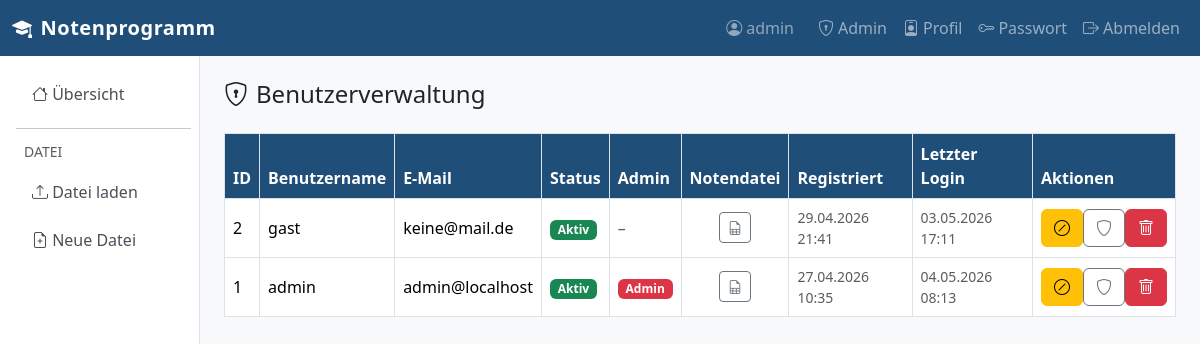
/auth/admin/users (signed in), run on an earlier commit of the app's database.
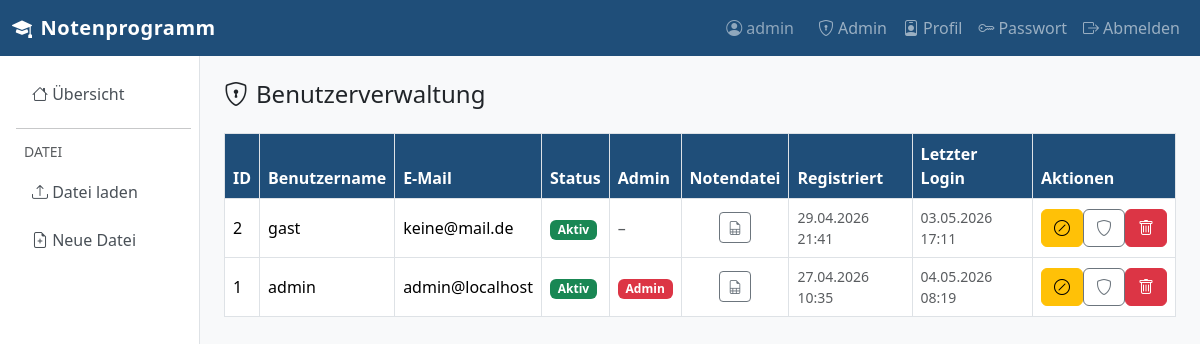
And on a later commit of the database.
### app/models.py (models this page shows, shortened)
class User(UserMixin, db.Model):
    __tablename__ = "users"
    id = db.Column(db.Integer, primary_key=True)
    username = db.Column(db.String(64), unique=True, nullable=False, index=True)
    email = db.Column(db.String(120), unique=True, nullable=False, index=True)
    password_hash = db.Column(db.String(256), nullable=False)
    is_approved = db.Column(db.Boolean, default=False, nullable=False)
    is_admin = db.Column(db.Boolean, default=False, nullable=False)
    notendatei_import = db.Column(db.Boolean, default=False, nullable=False)
    created_at = db.Column(db.DateTime, default=lambda: datetime.now(timezone.utc))
    last_login = db.Column(db.DateTime, nullable=True)
    lehrer_vorname = db.Column(db.String(64), nullable=True)
    lehrer_nachname = db.Column(db.String(64), nullable=True)
    dienstbezeichnung = db.Column(db.String(64), nullable=True)
    anrede = db.Column(db.String(10), nullable=True)

### app/auth/routes.py (the view)
@auth_bp.route("/admin/users")
@login_required
@admin_required
def admin_users():
    users = User.query.order_by(User.created_at.desc()).all()
    return render_template("auth/admin_users.html", users=users)

### app/auth/routes.py (called while the page is built)
def admin_required(f):
    from functools import wraps
    @wraps(f)
    def decorated(*args, **kwargs):
        if not current_user.is_authenticated or not current_user.is_admin:
            flash("Dieser Bereich ist nur für Administratoren.", "danger")
            return redirect(url_for("grades.index"))
        return f(*args, **kwargs)
    return decorated

### app/models.py (called while the page is built)
@login_manager.user_loader
def load_user(user_id: str):
    return db.session.get(User, int(user_id))

### app/templates/auth/admin_users.html (shortened to what this page needs)
{% extends "base.html" %}
{% from "macros.html" import csrf_field %}
{% block content %}
<h4 class="mb-4"><i class="bi bi-shield-lock me-2"></i>Benutzerverwaltung</h4>
<div class="table-responsive">
<table class="table table-bordered table-hover align-middle">
  <thead>
    <tr>
      <th>ID</th><th>Benutzername</th><th>E-Mail</th>
      <th>Status</th><th>Admin</th><th>Notendatei</th><th>Registriert</th><th>Letzter Login</th><th>Aktionen</th>
    </tr>
  </thead>
  <tbody>
  {% for u in users %}
    <tr>
      <td>{{ u.id }}</td>
      <td>{{ u.username }}</td>
      <td>{{ u.email }}</td>
      <td>
        {% if u.is_approved %}
          <span class="badge bg-success">Aktiv</span>
        {% else %}
          <span class="badge bg-warning text-dark">Ausstehend</span>
        {% endif %}
      </td>
      <td>
        {% if u.is_admin %}
          <span class="badge bg-danger">Admin</span>
        {% else %}
          <span class="text-muted">–</span>
        {% endif %}
      </td>
      <td class="text-center">
        <form method="post" action="{{ url_for('auth.toggle_notendatei', user_id=u.id) }}" class="d-inline">
          <button class="btn btn-sm {{ 'btn-success' if u.notendatei_import else 'btn-outline-secondary' }}"
                  title="Notendatei-Import umschalten">
            <i class="bi bi-file-earmark-spreadsheet"></i>
          </button>
        </form>
      </td>
      <td class="small text-muted">{{ u.created_at.strftime('%d.%m.%Y %H:%M') if u.created_at else '–' }}</td>
      <td class="small text-muted">{{ u.last_login.strftime('%d.%m.%Y %H:%M') if u.last_login else '–' }}</td>
      <td>
        <div class="btn-group btn-group-sm" role="group">
          {% if not u.is_approved %}
          <form method="post" action="{{ url_for('auth.approve_user', user_id=u.id) }}" class="d-inline">
            {{ csrf_field() }}
            <button class="btn btn-success" title="Freischalten">
              <i class="bi bi-check-lg"></i>
            </button>
          </form>
          {% else %}
          <form method="post" action="{{ url_for('auth.revoke_user', user_id=u.id) }}" class="d-inline">
            <button class="btn btn-warning" title="Sperren"><i class="bi bi-slash-circle"></i></button>
          </form>
          {% endif %}
          <form method="post" action="{{ url_for('auth.toggle_admin', user_id=u.id) }}" class="d-inline">
            <button class="btn btn-outline-secondary" title="Admin umschalten"><i class="bi bi-shield"></i></button>
          </form>
          <form method="post" action="{{ url_for('auth.delete_user', user_id=u.id) }}" class="d-inline"
                onsubmit="return confirm('Benutzer wirklich löschen?')">
            <button class="btn btn-danger" title="Löschen"><i class="bi bi-trash"></i></button>
          </form>
        </div>
      </td>
    </tr>
  {% else %}
    <tr><td colspan="9" class="text-center text-muted">Keine Benutzer vorhanden.</td></tr>
  {% endfor %}
  </tbody>
</table>
</div>
{% endblock %}

### app/templates/base.html (shortened to what this page needs)
<!doctype html>
<html lang="de">
<head>
  <link rel="stylesheet" href="https://cdn.jsdelivr.net/npm/bootstrap@5.3.3/dist/css/bootstrap.min.css">
  <link rel="stylesheet" href="https://cdn.jsdelivr.net/npm/bootstrap-icons@1.11.3/font/bootstrap-icons.min.css">
</head>
<body>
<nav class="navbar navbar-expand-lg navbar-dark" style="background-color:#1f4e79;">
  <div class="container-fluid">
    <a class="navbar-brand" href="{{ url_for('grades.index') }}">
      <i class="bi bi-mortarboard-fill me-2"></i>Notenprogramm
    </a>
    <div class="collapse navbar-collapse" id="navMain">
      <ul class="navbar-nav ms-auto align-items-lg-center">
        {% if current_user.is_authenticated %}
          <li class="nav-item">
            <span class="navbar-text me-3 text-white-50">
              <i class="bi bi-person-circle me-1"></i>{{ current_user.username }}
            </span>
          </li>
          {% if current_user.is_admin %}
          <li class="nav-item">
            <a class="nav-link" href="{{ url_for('auth.admin_users') }}">
              <i class="bi bi-shield-lock me-1"></i>Admin
            </a>
          </li>
          {% endif %}
          <li class="nav-item">
            <a class="nav-link" href="{{ url_for('auth.profil') }}">
              <i class="bi bi-person-badge me-1"></i>Profil
            </a>
          </li>
          <li class="nav-item">
            <a class="nav-link" href="{{ url_for('auth.change_password') }}">
              <i class="bi bi-key me-1"></i>Passwort
            </a>
          </li>
          <li class="nav-item">
            <a class="nav-link" href="{{ url_for('auth.logout') }}">
              <i class="bi bi-box-arrow-right me-1"></i>Abmelden
            </a>
          </li>
        {% else %}
          <li class="nav-item">
            <a class="nav-link" href="{{ url_for('auth.login') }}">Anmelden</a>
          </li>
        {% endif %}
      </ul>
    </div>
  </div>
</nav>
<div class="container-fluid">
  <div class="row">
    {% if current_user.is_authenticated %}
    <nav class="col-md-2 d-none d-md-block sidebar py-3 ps-3 pe-2">
      <ul class="nav flex-column gap-1">
        <li class="nav-item">
          <a class="nav-link {% if request.endpoint == 'grades.index' %}active{% endif %}"
             href="{{ url_for('grades.index') }}">
            <i class="bi bi-house"></i> Übersicht
          </a>
        </li>
        <hr class="my-2">
        <li class="nav-item text-muted small px-2 mb-1">DATEI</li>
        <li class="nav-item">
          <a class="nav-link {% if request.endpoint == 'grades.upload' %}active{% endif %}"
             href="{{ url_for('grades.upload') }}">
            <i class="bi bi-upload"></i> Datei laden
          </a>
        </li>
        <li class="nav-item">
          <a class="nav-link" href="{{ url_for('grades.new_file') }}"
             onclick="return confirm('Neue leere Datei erstellen? Ungespeicherte Daten gehen verloren.')">
            <i class="bi bi-file-earmark-plus"></i> Neue Datei
          </a>
        </li>
      </ul>
    </nav>
    <main class="col-md-10 content-area py-4 px-4">
    {% else %}
    <main class="col-12 content-area py-4 px-4">
    {% endif %}
      {% block content %}{% endblock %}
    </main>
  </div>
</div>
</body>
</html>

### app/templates/base.html (style rules this page uses)
body { background-color: #f8f9fa; }
.navbar-brand { font-weight: 700; letter-spacing: .5px; }
.sidebar { min-height: calc(100vh - 56px); border-right: 1px solid #dee2e6; background: #fff; }
.sidebar .nav-link { color: #495057; border-radius: .375rem; margin: 2px 0; }
.sidebar .nav-link i { width: 1.4em; }
.content-area { min-height: calc(100vh - 56px); }
.table th { background-color: #1f4e79; color: #fff; }

What changed in the data, as far as the page shows it:
changed User "admin": last_login "04.05.2026 08:13" → "04.05.2026 08:19"
